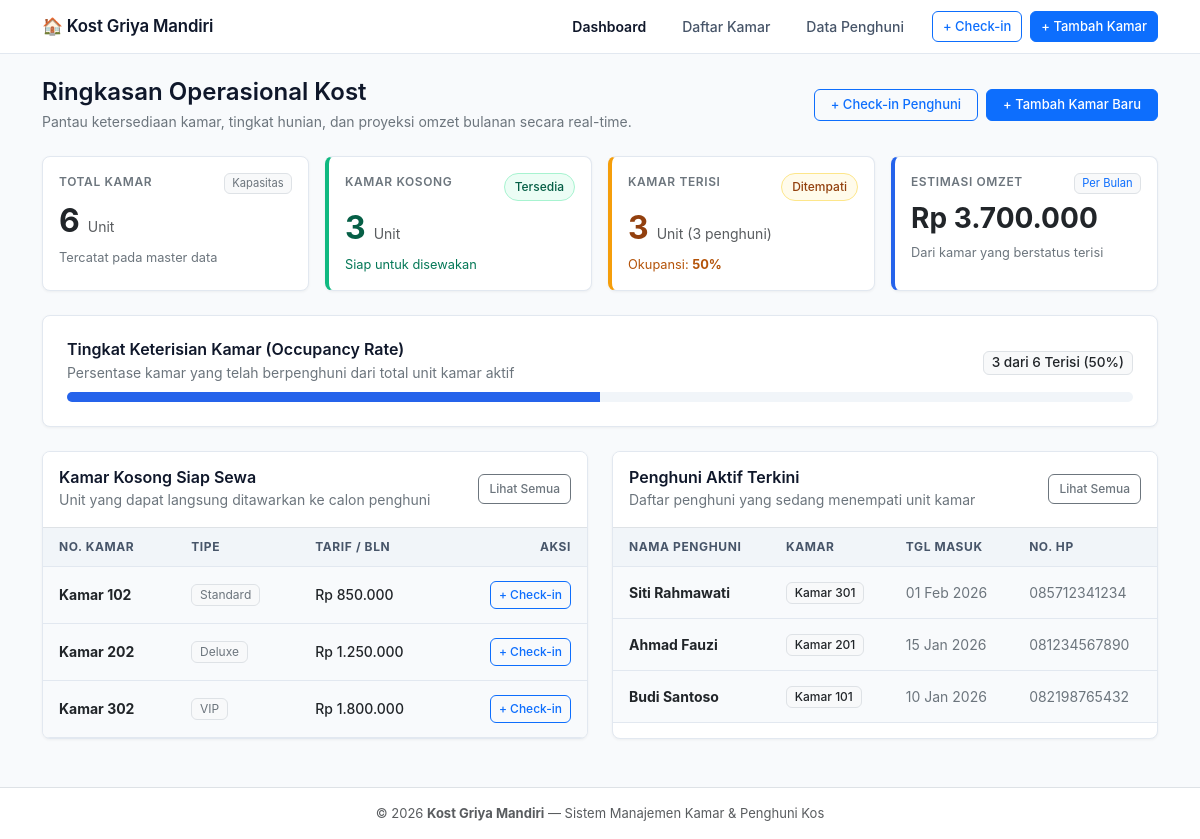
The page / on the database its author committed.
### tables this page shows
CREATE TABLE `kamar` (
    `id` INT AUTO_INCREMENT PRIMARY KEY,
    `nomor` VARCHAR(50) NOT NULL UNIQUE,
    `tipe` VARCHAR(50) NOT NULL,
    `harga` DECIMAL(12, 2) NOT NULL,
    `fasilitas` TEXT NULL,
    `status` ENUM('tersedia', 'terisi') NOT NULL DEFAULT 'tersedia',
    `created_at` TIMESTAMP DEFAULT CURRENT_TIMESTAMP
);

CREATE TABLE `penghuni` (
    `id` INT AUTO_INCREMENT PRIMARY KEY,
    `kamar_id` INT NOT NULL,
    `nama_lengkap` VARCHAR(100) NOT NULL,
    `nik` VARCHAR(20) NOT NULL,
    `no_hp` VARCHAR(20) NOT NULL,
    `tgl_masuk` DATE NOT NULL,
    `tgl_keluar` DATE NULL,
    `status_sewa` ENUM('aktif', 'selesai') NOT NULL DEFAULT 'aktif',
    `created_at` TIMESTAMP DEFAULT CURRENT_TIMESTAMP,
    CONSTRAINT `fk_penghuni_kamar` FOREIGN KEY (`kamar_id`) REFERENCES `kamar` (`id`) ON DELETE RESTRICT ON UPDATE CASCADE
);

### views/dashboard/index.php (the view, shortened to what the rows shown need)
<div class="d-flex flex-column flex-md-row justify-content-between align-items-md-center gap-3 mb-4">
    <div>
        <h2 class="h4 fw-semibold mb-1" style="color: #0f172a;">Ringkasan Operasional Kost</h2>
    </div>
</div>
<div class="row g-4">
    <div class="col-12 col-lg-6">
        <div class="card card-custom p-0 overflow-hidden h-100">
            <div class="table-responsive">
                <table class="table table-hover table-custom mb-0">
                    <thead>
                        <tr>
                            <th>No. Kamar</th>
                            <th>Tipe</th>
                            <th>Tarif / Bln</th>
                            <th class="text-end">Aksi</th>
                        </tr>
                    </thead>
                    <tbody>
                        <?php if (empty($kamarKosongList)): ?>
                            <tr>
                                <td colspan="4" class="text-center py-4 text-muted small">
                                    Semua unit kamar saat ini sedang terisi penuh.
                                </td>
                            </tr>
                        <?php else: ?>
                            <?php foreach ($kamarKosongList as $kamar): ?>
                                <tr>
                                    <td>
                                        <strong class="text-dark">Kamar <?= htmlspecialchars($kamar['nomor']) ?></strong>
                                    </td>
                                    <td>
                                        <span class="badge bg-light text-secondary border fw-normal" style="font-size: 0.75rem;">
                                            <?= htmlspecialchars($kamar['tipe']) ?>
                                        </span>
                                    </td>
                                    <td class="text-dark fw-medium">
                                        Rp <?= number_format((float)$kamar['harga'], 0, ',', '.') ?>
                                    </td>
                                    <td class="text-end">
                                        <a href="<?= BASE_URL ?>/penghuni/tambah?kamar_id=<?= $kamar['id'] ?>" class="btn btn-outline-primary btn-sm py-1 px-2" style="font-size: 0.75rem;">
                                            + Check-in
                                        </a>
                                    </td>
                                </tr>
                            <?php endforeach; ?>
                        <?php endif; ?>
                    </tbody>
                </table>
            </div>
        </div>
    </div>
    <div class="col-12 col-lg-6">
        <div class="card card-custom p-0 overflow-hidden h-100">
            <div class="table-responsive">
                <table class="table table-hover table-custom mb-0">
                    <thead>
                        <tr>
                            <th>Nama Penghuni</th>
                            <th>Kamar</th>
                            <th>Tgl Masuk</th>
                            <th>No. HP</th>
                        </tr>
                    </thead>
                    <tbody>
                        <?php if (empty($penghuniTerbaru)): ?>
                            <tr>
                                <td colspan="4" class="text-center py-4 text-muted small">
                                    Belum ada data penghuni aktif yang tercatat.
                                </td>
                            </tr>
                        <?php else: ?>
                            <?php foreach ($penghuniTerbaru as $p): ?>
                                <tr>
                                    <td>
                                        <strong class="text-dark"><?= htmlspecialchars($p['nama_lengkap']) ?></strong>
                                    </td>
                                    <td>
                                        <span class="badge bg-light text-dark border fw-medium" style="font-size: 0.75rem;">
                                            Kamar <?= htmlspecialchars($p['nomor_kamar'] ?? $p['nomor'] ?? '-') ?>
                                        </span>
                                    </td>
                                    <td class="text-secondary small">
                                        <?= date('d M Y', strtotime($p['tgl_masuk'])) ?>
                                    </td>
                                    <td class="text-secondary small">
                                        <?= htmlspecialchars($p['no_hp']) ?>
                                    </td>
                                </tr>
                            <?php endforeach; ?>
                        <?php endif; ?>
                    </tbody>
                </table>
            </div>
        </div>
    </div>
</div>

### rows shown on the page
kamar: nomor "102", tipe "Standard", harga "850.000"
kamar: nomor "202", tipe "Deluxe", harga "1.250.000"
kamar: nomor "302", tipe "VIP", harga "1.800.000"
penghuni: nama_lengkap "Siti Rahmawati", kamar.nomor "301", tgl_masuk "01 Feb 2026", no_hp "085712341234"
penghuni: nama_lengkap "Ahmad Fauzi", kamar.nomor "201", tgl_masuk "15 Jan 2026", no_hp "081234567890"
penghuni: nama_lengkap "Budi Santoso", kamar.nomor "101", tgl_masuk "10 Jan 2026", no_hp "082198765432"

### other values the page prints
$totalKamar "6"
$kamarTersedia "3"
$kamarTerisi "3"
$totalPenghuni "3"
$okupansiPersen "50"
$estimasiOmzet "3.700.000"
